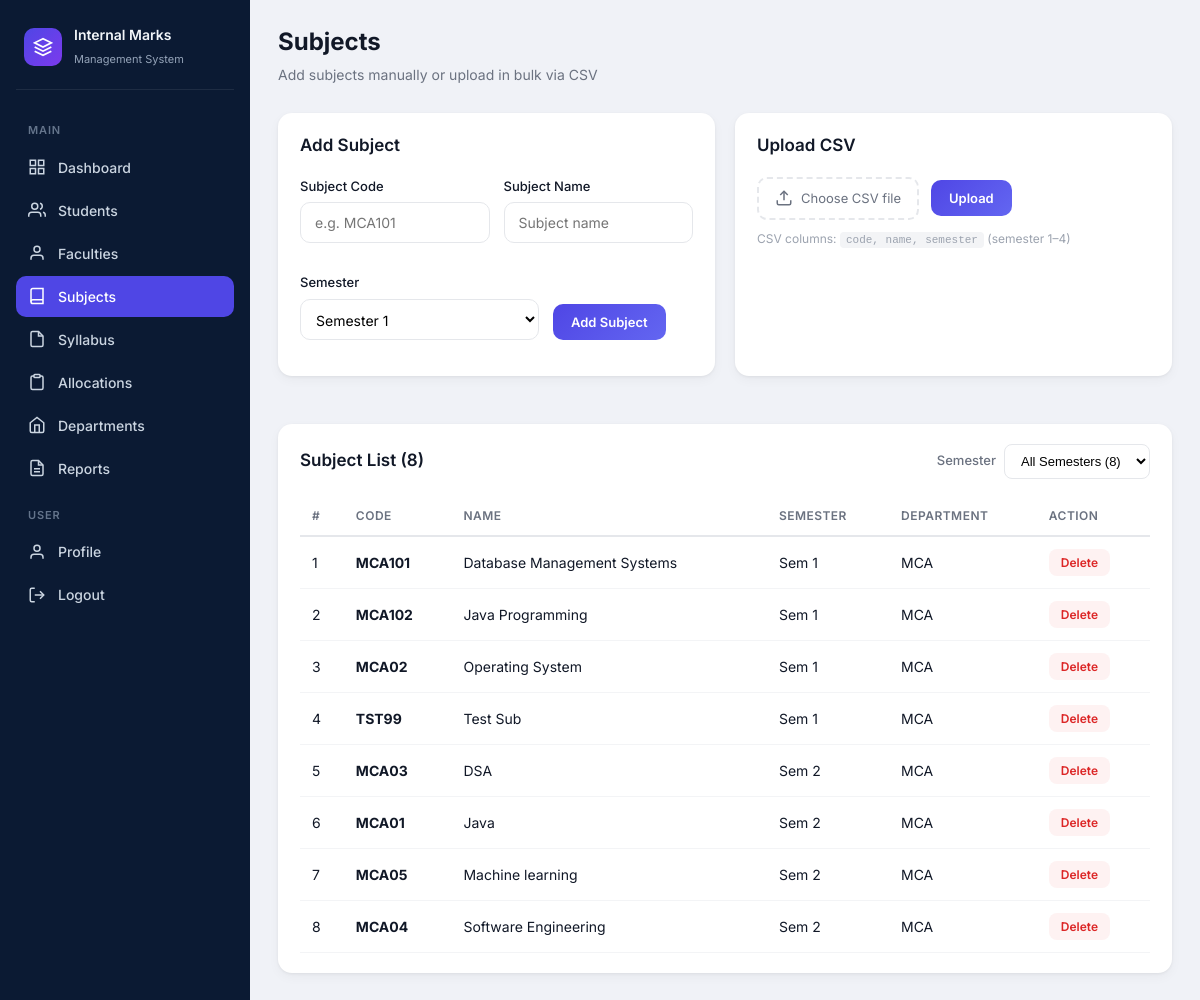
Screenshot of /subjects (signed in) with the database file from the repository.
### tables this page shows
CREATE TABLE subjects (
            id INTEGER PRIMARY KEY AUTOINCREMENT,
            code TEXT UNIQUE NOT NULL,
            name TEXT NOT NULL,
            semester INTEGER NOT NULL DEFAULT 1,
            department TEXT NOT NULL DEFAULT 'MCA',
            created_at TEXT NOT NULL
        , mark_type VARCHAR(32) DEFAULT 'assignments');

### app.py (the view, shortened to what this page needs)
@app.route("/subjects", methods=["GET", "POST"])
@admin_required
def subjects():
    filter_sem = get_list_semester_filter()
    subject_list = db.get_subjects(semester=filter_sem)
    sem_counts = db.get_subject_semester_counts()
    return render_template(
        "subjects.html",
        admin_name=session.get("admin_name", "Admin"),
        subjects=subject_list,
        filter_sem=filter_sem,
        sem_counts=sem_counts,
        active_page="subjects",
    )

### app.py (called while the page is built)
@app.context_processor
def inject_mca_config():
    return {
        "mca_semesters": db.MCA_SEMESTERS,
        "mark_field_limits": db.MARK_FIELD_LIMITS,
        "mark_types": db.MARK_TYPES,
        "pass_threshold": db.PASS_THRESHOLD,
        "final_max": db.FINAL_MAX,
    }

def get_list_semester_filter():
    sem = request.args.get("sem")
    if sem in (None, "", "all"):
        return None
    return parse_semester(sem)

def admin_required(f):
    @wraps(f)
    def decorated(*args, **kwargs):
        if not session.get("logged_in") or session.get("role") != "admin":
            return redirect(url_for("login"))
        return f(*args, **kwargs)
    return decorated

### database.py (called while the page is built)
def get_subjects(department=DEPARTMENT, semester=None):
    stmt = select(subjects).where(subjects.c.department == department)
    if semester is not None:
        stmt = stmt.where(subjects.c.semester == semester)
    stmt = stmt.order_by(subjects.c.semester, subjects.c.name)
    with engine.connect() as conn:
        rows = conn.execute(stmt).mappings().all()
    return [dict(r) for r in rows]

def get_subject_semester_counts(department=DEPARTMENT):
    all_subjects = get_subjects(department)
    counts = {sem: 0 for sem in range(1, MCA_SEMESTERS + 1)}
    for subject in all_subjects:
        sem = subject.get("semester")
        if sem in counts:
            counts[sem] += 1
    counts["all"] = len(all_subjects)
    return counts

### templates/subjects.html (shortened to what this page needs)
{% extends "base.html" %}
{% from "partials/flash.html" import flash_messages %}
{% block body %}
<div class="app-layout">
    {% include "partials/admin_sidebar.html" %}
    <main class="main">
        <header class="topbar">
            <div>
                <h1>Subjects</h1>
                <p class="page-subtitle">Add subjects manually or upload in bulk via CSV</p>
            </div>
        </header>
        <div class="management-grid">
            <section class="panel">
                <div class="panel-header"><h2>Add Subject</h2></div>
                <form method="POST" class="inline-form" action="{{ url_for('subjects', sem=filter_sem) if filter_sem else url_for('subjects') }}">
                    <div class="form-row">
                        <div class="form-group">
                            <label>Subject Code</label>
                            <input type="text" name="code" placeholder="e.g. MCA101" required>
                        </div>
                        <div class="form-group">
                            <label>Subject Name</label>
                            <input type="text" name="name" placeholder="Subject name" required>
                        </div>
                        <div class="form-group">
                            <label>Semester</label>
                            <select name="semester">
                                {% for s in range(1, mca_semesters + 1) %}
                                <option value="{{ s }}"{% if filter_sem == s %} selected{% endif %}>Semester {{ s }}</option>
                                {% endfor %}
                            </select>
                        </div>
                        <div class="form-group form-action">
                            <label>&nbsp;</label>
                            <button type="submit" class="btn-primary-sm">Add Subject</button>
                        </div>
                    </div>
                </form>
            </section>
            <section class="panel">
                <div class="panel-header"><h2>Upload CSV</h2></div>
                <form method="POST" enctype="multipart/form-data" class="csv-form" action="{{ url_for('subjects', sem=filter_sem) if filter_sem else url_for('subjects') }}">
                    <div class="csv-upload-area">
                        <label for="subject-csv" class="csv-label">
                            <svg viewBox="0 0 24 24" fill="none" stroke="currentColor" stroke-width="2"><path d="M21 15v4a2 2 0 0 1-2 2H5a2 2 0 0 1-2-2v-4"/><polyline points="17 8 12 3 7 8"/><line x1="12" y1="3" x2="12" y2="15"/></svg>
                            Choose CSV file
                        </label>
                        <button type="submit" class="btn-primary-sm">Upload</button>
                    </div>
                    <p class="csv-hint">CSV columns: <code>code, name, semester</code> (semester 1–{{ mca_semesters }})</p>
                </form>
            </section>
        </div>
        <section class="panel">
            <div class="panel-header">
                <h2>Subject List ({{ subjects|length }})</h2>
                <form method="GET" class="filter-form">
                    <label for="sem-filter">Semester</label>
                    <select name="sem" id="sem-filter" onchange="this.form.submit()">
                        <option value="all"{% if not filter_sem %} selected{% endif %}>All Semesters ({{ sem_counts.all }})</option>
                    </select>
                </form>
            </div>
            {% if subjects %}
            <div class="table-wrap">
                <table class="data-table">
                    <thead>
                        <tr>
                            <th>#</th>
                            <th>Code</th>
                            <th>Name</th>
                            <th>Semester</th>
                            <th>Department</th>
                            <th>Action</th>
                        </tr>
                    </thead>
                    <tbody>
                        {% for sub in subjects %}
                        <tr>
                            <td>{{ loop.index }}</td>
                            <td><strong>{{ sub.code }}</strong></td>
                            <td>{{ sub.name }}</td>
                            <td>Sem {{ sub.semester }}</td>
                            <td>{{ sub.department }}</td>
                            <td>
                                <form method="POST" action="{{ url_for('delete_subject', subject_id=sub.id, sem=filter_sem if filter_sem else 'all') }}" onsubmit="return confirm('Delete {{ sub.name }}?')">
                                    <button type="submit" class="btn-danger-sm">Delete</button>
                                </form>
                            </td>
                        </tr>
                        {% endfor %}
                    </tbody>
                </table>
            </div>
            {% else %}
            <p class="empty-text">{% if filter_sem %}No subjects in Semester {{ filter_sem }}.{% else %}No subjects added yet.{% endif %}</p>
            {% endif %}
        </section>
    </main>
</div>
{% endblock %}

### static/css/style.css (style rules this page uses)
*, *::before, *::after { box-sizing: border-box; margin: 0; padding: 0; }
:root { --sidebar-bg: #0b1a33; --sidebar-hover: #152a4a; --sidebar-active: #4f46e5; --page-bg: #f0f2f7; --card-bg: #ffffff; --text-primary: #111827; --text-secondary: #6b7280; --text-muted: #9ca3af; --border: #e5e7eb; --purple: #7c3aed; --green: #059669; --yellow: #d97706; --pink: #db2777; --orange: #ea580c; --blue: #2563eb; --radius: 14px; --shadow: 0 1px 3px rgba(0, 0, 0, 0.06), 0 4px 12px rgba(0, 0, 0, 0.04); }
body { font-family: "Inter", system-ui, -apple-system, sans-serif; background: var(--page-bg); color: var(--text-primary); line-height: 1.5; }
.form-group { margin-bottom: 16px; }
.form-group label { display: block; font-size: 13px; font-weight: 500; color: var(--text-primary); margin-bottom: 6px; }
.form-group input { width: 100%; padding: 11px 14px; border: 1px solid var(--border); border-radius: 10px; font-size: 14px; font-family: inherit; outline: none; transition: border-color 0.15s, box-shadow 0.15s; }
.app-layout { display: flex; min-height: 100vh; }
.main { flex: 1; margin-left: 250px; padding: 24px 28px; min-height: 100vh; }
.topbar { display: flex; align-items: center; justify-content: space-between; margin-bottom: 28px; }
.topbar h1 { font-size: 24px; font-weight: 700; color: var(--text-primary); }
.panel { background: var(--card-bg); border-radius: var(--radius); padding: 20px 22px; box-shadow: var(--shadow); margin-bottom: 24px; }
.panel-header { display: flex; align-items: center; justify-content: space-between; margin-bottom: 18px; }
.panel-header h2 { font-size: 17px; font-weight: 600; }
.page-subtitle { font-size: 14px; color: var(--text-secondary); margin-top: 4px; }
.management-grid { display: grid; grid-template-columns: 1fr 1fr; gap: 20px; margin-bottom: 24px; }
.form-row { display: flex; flex-wrap: wrap; gap: 14px; align-items: flex-end; }
.form-row .form-group { flex: 1; min-width: 140px; }
.form-row .form-action { flex: 0; }
.form-group select { width: 100%; padding: 10px 11px; border: 1px solid var(--border); border-radius: 10px; font-size: 14px; font-family: inherit; outline: none; background: #fff; }
.btn-primary-sm { padding: 10px 18px; border: none; border-radius: 10px; background: linear-gradient(135deg, #4f46e5, #6366f1); color: #fff; font-size: 13px; font-weight: 600; font-family: inherit; cursor: pointer; white-space: nowrap; }
.btn-danger-sm { padding: 6px 12px; border: none; border-radius: 8px; background: #fef2f2; color: #dc2626; font-size: 12px; font-weight: 600; font-family: inherit; cursor: pointer; }
.csv-form { display: flex; flex-direction: column; gap: 10px; }
.csv-upload-area { display: flex; align-items: center; gap: 12px; flex-wrap: wrap; }
.csv-label { display: flex; align-items: center; gap: 8px; padding: 10px 16px; border: 2px dashed var(--border); border-radius: 10px; font-size: 13px; color: var(--text-secondary); cursor: pointer; transition: border-color 0.15s; }
.csv-label svg { width: 18px; height: 18px; }
.csv-hint { font-size: 12px; color: var(--text-muted); }
.csv-hint code { background: #f3f4f6; padding: 2px 6px; border-radius: 4px; font-size: 11px; }
.table-wrap { overflow-x: auto; }
.data-table { width: 100%; border-collapse: collapse; font-size: 14px; }
.data-table th { text-align: left; padding: 10px 12px; font-size: 12px; font-weight: 600; color: var(--text-secondary); text-transform: uppercase; letter-spacing: 0.04em; border-bottom: 2px solid var(--border); }
.data-table td { padding: 12px; border-bottom: 1px solid #f3f4f6; }
.filter-form { display: flex; align-items: center; gap: 8px; }
.filter-form label { font-size: 13px; color: var(--text-secondary); font-weight: 500; }
.filter-form select { padding: 8px 12px; border: 1px solid var(--border); border-radius: 8px; font-size: 13px; background: #fff; }

### rows the page displays
subjects: code "MCA101", name "Database Management Systems", semester "1", department "MCA"
subjects: code "MCA102", name "Java Programming", semester "1", department "MCA"
subjects: code "MCA02", name "Operating System", semester "1", department "MCA"
subjects: code "TST99", name "Test Sub", semester "1", department "MCA"
subjects: code "MCA03", name "DSA", semester "2", department "MCA"
subjects: code "MCA01", name "Java", semester "2", department "MCA"
subjects: code "MCA05", name "Machine learning", semester "2", department "MCA"
subjects: code "MCA04", name "Software Engineering", semester "2", department "MCA"

### other values shown
{{ mca_semesters }} "4"
{{ subjects|length }} "8"
